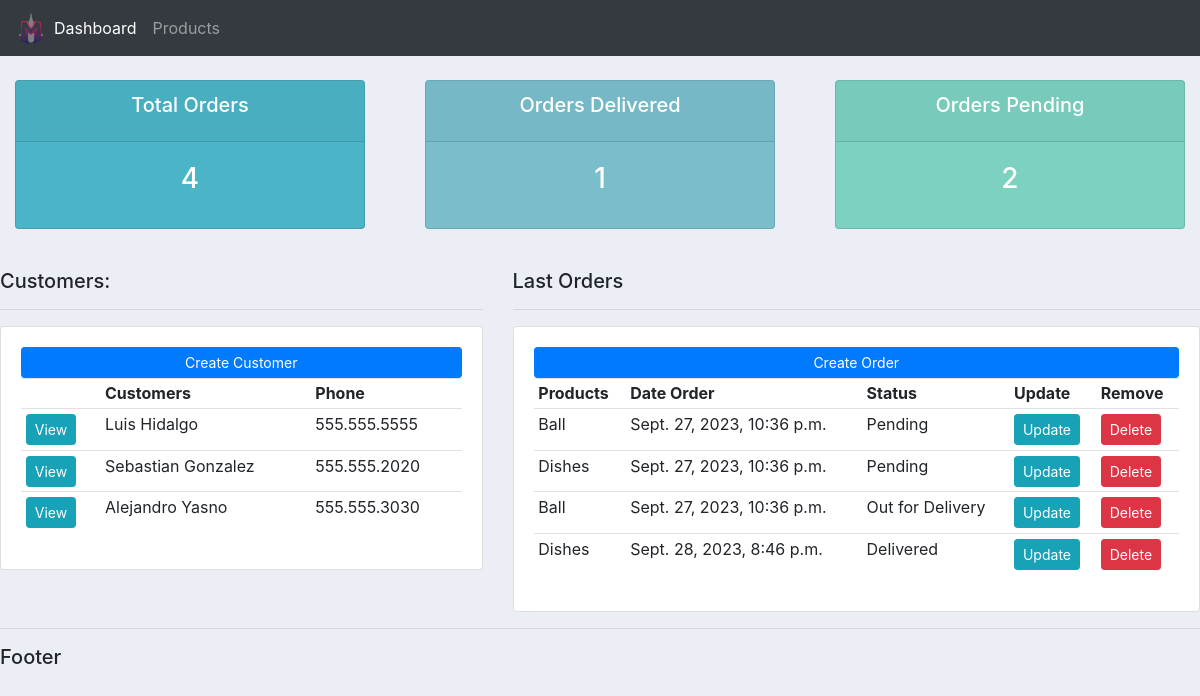
Before: / with the older database file.
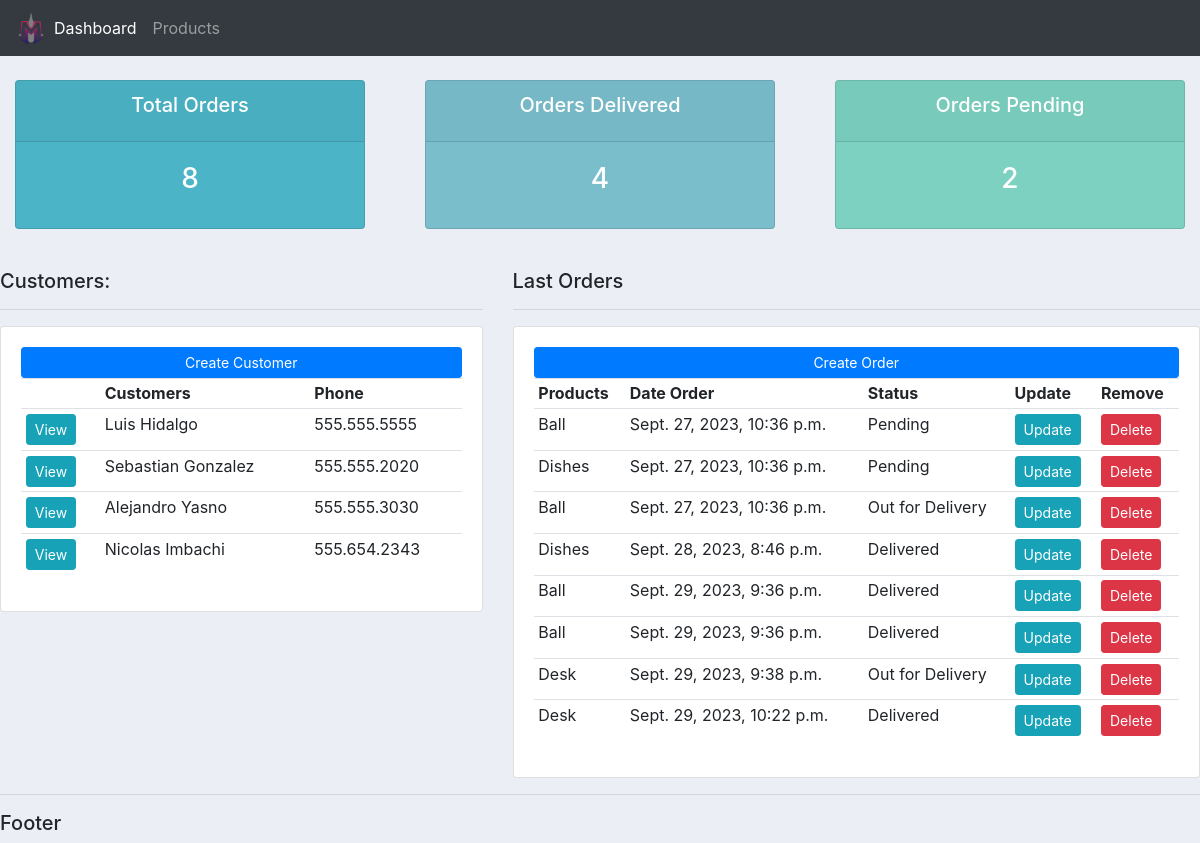
After: the same page with the newer database file.
### accounts/models.py (models this page shows, shortened)
class Customer(models.Model):
    name = models.CharField(max_length=200, null=True)
    phone = models.CharField(max_length=200, null=True)
    email = models.CharField(max_length=200, null=True)
    date_created = models.DateTimeField(auto_now_add=True, null=True)

class Order(models.Model):
    STATUS = (
        ('Pending', 'Pending'),
        ('Out for Delivery', 'Out for Delivery'),
        ('Delivered', 'Delivered'),
    )
    customer = models.ForeignKey(Customer, null=True, on_delete=models.SET_NULL)
    product = models.ForeignKey(Product, null=True, on_delete=models.SET_NULL)
    date_created = models.DateTimeField(auto_now_add=True, null=True)
    status = models.CharField(max_length=200, null=True, choices=STATUS)

class Product(models.Model):
    CATEGORY = (
        ('Indoor', 'Indoor'),
        ('Outdoor', 'Outdoor'),
    )
    name = models.CharField(max_length=200, null=True)
    price = models.FloatField(null=True)
    category = models.CharField(max_length=200, null=True, choices=CATEGORY)
    description = models.CharField(max_length=200, null=True)
    date_created = models.DateTimeField(auto_now_add=True, null=True)
    tags = models.ManyToManyField(Tag)
    def __str__(self):
        return self.name

### accounts/views.py (the view)
# urls.py: path('', views.home, name='home'),
def home(request):
    orders = Order.objects.all()
    customers = Customer.objects.all()
    total_customers = customers.count()
    total_orders = orders.count()
    delivered = orders.filter(status='Delivered').count()
    pending = orders.filter(status='Pending').count()
    context = {'orders': orders, 'customers': customers, 'total_customers': total_customers,
               'total_orders': total_orders, 'delivered': delivered, 'pending': pending}
    return render(request, 'accounts/dashboard.html', context)

### accounts/templates/accounts/dashboard.html
{% extends 'accounts/main.html' %}
{% block content %}
{% include 'accounts/status.html' %}
    <br>
    <div class="row">
        <div class="col-md-5">
            <h5>Customers:</h5>
            <hr>
            <div class="card card-body">
                <a class="btn btn-primary btn-sm btn-block" href="{% url 'create_customer' %}"> Create Customer </a>
                <table class="table table-sm">
                    <tr>
                        <th></th>
                        <th>Customers</th>
                        <th>Phone</th>
                    </tr>
                    {% for customer in customers%}
                        <tr>
                            <td><a class="btn btn-sm btn-info" href="{%url 'customer' customer.id %}">View</a></td>
                            <td>{{customer.name}}</td>
                            <td>{{customer.phone}}</td>
                        </tr>
                    {% endfor %}
                </table>
            </div>
        </div>
        <div class="col-md-7">
            <h5>Last Orders</h5>
            <hr>
            <div class="card card-body">
                <a class="btn btn-primary btn-sm btn-block" href="{% url 'create_order'%}"> Create Order </a>
                <table class="table table-sm">
                    <tr>
                        <th>Products</th>
                        <th>Date Order</th>
                        <th>Status</th>
                        <th>Update</th>
                        <th>Remove</th>
                    </tr>
                    {% for order in orders%}
                        <tr>
                            <td>{{order.product}}</td>
                            <td>{{order.date_created}}</td>
                            <td>{{order.status}}</td>
                            <td><a class="btn btn-sm btn-info" href="">Update</a></td>
                            <td><a class="btn btn-sm btn-danger" href="">Delete</a></td>
                        </tr>
                    {% endfor %}
                </table>
            </div>
        </div>
    </div>
{% endblock %}

### accounts/templates/accounts/main.html (shortened to what this page needs)
{% load static %}
<html>
<head>
    <link rel="stylesheet" href="https://cdn.jsdelivr.net/npm/bootstrap@4.3.1/dist/css/bootstrap.min.css">
    <link rel="stylesheet" type="text/css" href="{% static '/css/main.css' %}">
</head>
<body>
    {% include 'accounts/navbar.html' %}
    {% block content %}
    {% endblock %}
    <hr>
    <h5>Footer</h5>
</body>
</html>

### accounts/templates/accounts/navbar.html (shortened to what this page needs)
{% load static %}
<nav class="navbar navbar-expand-lg navbar-dark bg-dark">
  <img src="{% static 'images/Mokun.png' %}" width="30px">
  <div class="collapse navbar-collapse" id="navbarNav">
    <ul class="navbar-nav">
      <li class="nav-item active">
        <a class="nav-link" href="{%url 'home'%}">Dashboard</a>
      </li>
      <li class="nav-item">
        <a class="nav-link" href="{%url 'products'%}">Products</a>
      </li>
    </ul>
  </div>
</nav>

### accounts/templates/accounts/status.html
<br>
<div class="row">
    <div class="col">
        <div class="col-md">
            <div class="card text-center text-white mb-3" id="total-orders">
                <div class="card-header">
                    <h5 class="card-title">Total Orders</h5>
                </div>
                <div class="card-body">
                    <h3 class="card-title">{{total_orders}}</h3>
                </div>
            </div>
        </div>
    </div>
    <div class="col">
        <div class="col-md">
            <div class="card text-center text-white mb-3" id="orders-delivered">
                <div class="card-header">
                    <h5 class="card-title">Orders Delivered</h5>
                </div>
                <div class="card-body">
                    <h3 class="card-title">{{delivered}}</h3>
                </div>
            </div>
        </div>
    </div>
    <div class="col">
        <div class="col-md">
            <div class="card text-center text-white mb-3" id="orders-pending">
                <div class="card-header">
                    <h5 class="card-title">Orders Pending</h5>
                </div>
                <div class="card-body">
                    <h3 class="card-title">{{pending}}</h3>
                </div>
            </div>
        </div>
    </div>
</div>

### static/css/main.css (style rules this page uses)
body { background-color: #ebeff5; }
#total-orders { background-color: #4cb4c7; }
#orders-delivered { background-color: #7abecc; }
#orders-pending { background-color: #7cd1c0; }

Changed rows visible on the page:
added Customer: name "Nicolas Imbachi", phone "555.654.2343"
added Order: product "Ball", date_created "Sept. 29, 2023, 9:36 p.m.", status "Delivered"
added Order: product "Ball", date_created "Sept. 29, 2023, 9:36 p.m.", status "Delivered"
added Order: product "Desk", date_created "Sept. 29, 2023, 9:38 p.m.", status "Out for Delivery"
added Order: product "Desk", date_created "Sept. 29, 2023, 10:22 p.m.", status "Delivered"
Other visible differences:
{{ total_orders }}: "4" → "8"
{{ delivered }}: "1" → "4"
